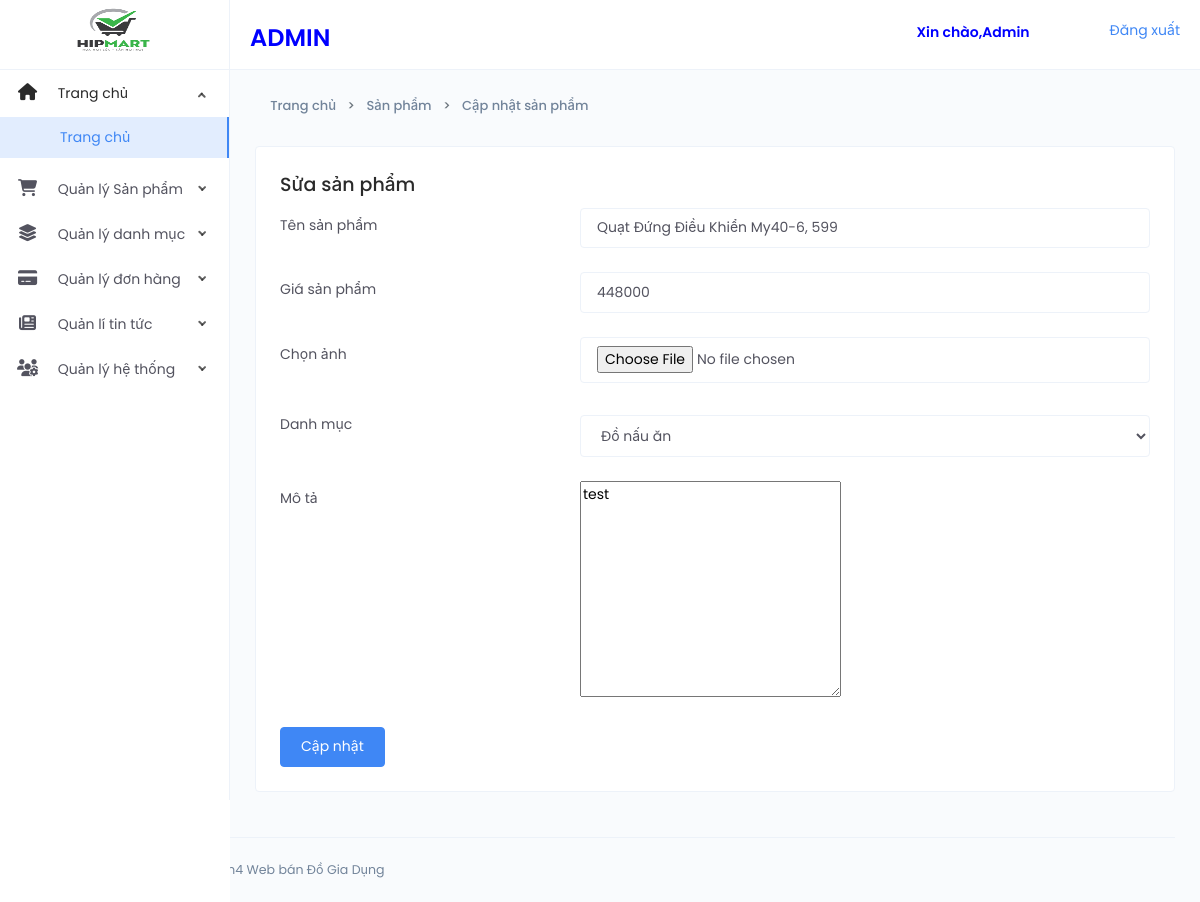
Page /Webdogiadung/Admin/Update_product.php?ProductID=54 (signed in) on the committed database.
### tables this page shows
CREATE TABLE `products` (
  `ProductID` int(11) NOT NULL,
  `Name` varchar(45) NOT NULL,
  `price` float NOT NULL,
  `Status` bit(5) NOT NULL,
  `CategoryID` int(11) NOT NULL,
  `Description` varchar(500) NOT NULL,
  `Image` varchar(50) NOT NULL,
  `Creatdate` timestamp NULL DEFAULT current_timestamp(),
  `Totalbuy` float NOT NULL
);

### Webdogiadung/Admin/Update_product.php (the view, shortened to what this page needs)
<?php
require('thongbao.php');
include('Header_admin.php');
include('Nav_left.php');
require_once('Conect.php');
$id = !empty($_GET['ProductID']) ? (int)$_GET['ProductID'] : 0;
$sql_1 = "SELECT s.ProductID, c.Catename as 'tendanhmuc', s.Name, s.Image, s.price, s.Description FROM products s JOIN categorys c ON s.CategoryID = c.CategoryID WHERE s.ProductID = $id";
$result = mysqli_query($conn, $sql_1);
$resultss = mysqli_fetch_assoc($result);
?>
<div class="page-container">
    <div class="main-content">
        <div class="page-header">
            <div class="header-sub-title">
                <nav class="breadcrumb breadcrumb-dash">
                    <a href="index.php" class="breadcrumb-item"><i class="anticon anticon-home m-r-5"></i>Trang chủ</a>
                    <a class="breadcrumb-item" href="Sanpham.php"> Sản phẩm</a>
                    <a class="breadcrumb-item" href="Update_product.php"> Cập nhật sản phẩm</a>
                </nav>
            </div>
        </div>
        <div class="card">
            <div class="card-body">
            <h4>Sửa sản phẩm</h4>
                <?php
                $category = mysqli_query($conn, "SELECT * FROM categorys");
                ?>
                <form id="form-validation" method="post" enctype="multipart/form-data">
                    <div class="form-group row">
                        <label class="col-sm-4 col-form-label control-label">Tên sản phẩm</label>
                        <div class="col-sm-8">
                            <input type="text" class="form-control" name="tensp" value="<?php echo $resultss['Name']; ?>">
                        </div>
                    </div>
                    <div class="form-group row">
                        <label class="col-sm-4 col-form-label control-label">Giá sản phẩm</label>
                        <div class="col-sm-8">
                            <input type="text" class="form-control" name="giasp" value="<?php echo $resultss['price']; ?>">
                        </div>
                    </div>
                    <div class="form-group row">
                        <label class="col-sm-4 col-form-label control-label">Chọn ảnh</label>
                        <div class="col-sm-8">
                            <input type="file" class="form-control" name="img" value="<?php echo $resultss['Image']; ?>">
                        </div>
                    </div>
                    <div class="form-group row">
                        <label class="col-sm-4 col-form-label control-label">Danh mục</label>
                        <div class="col-sm-8 pt-2">
                            <select class="form-control" name="CategoryID">
                                <?php foreach ($category as $row) : ?>
                                    <option value="<?php echo $row['CategoryID']; ?>"><?php echo $row['Catename']; ?></option>
                                <?php endforeach; ?>
                            </select>
                        </div>
                    </div>
                    <div class="form-group row">
                        <label class="col-sm-4 col-form-label control-label">Mô tả</label>
                        <div class="col-sm-8">
                            <textarea name="mota"  placeholder="Mô tả" id="thongso" rows="10"><?php echo $resultss['Description']; ?></textarea>
                        </div>
                    </div>
                    <button type="submit" class="btn btn-primary" name="add">Cập nhật</button>
                </form>
            </div>
        </div>
    </div>
</div>
<?php
include('Footer_Admin.php');
?>

### rows in the picture
products: tensp "Quạt Đứng Điều Khiển My40-6, 599", giasp "448000", mota "test"

### other values in the picture
form field CategoryID "Đồ nấu ăn"
